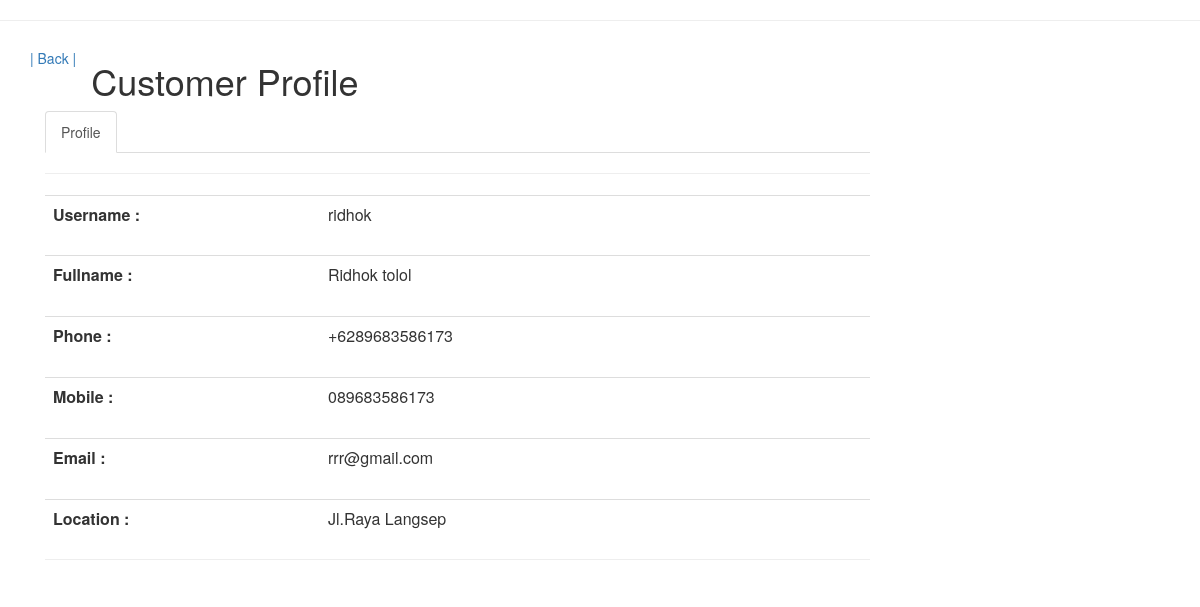
Page /profilpemesan.php?nama=rrr@gmail.com on the committed database.
### tables this page shows
CREATE TABLE `profil` (
  `username` varchar(50) NOT NULL,
  `fullname` varchar(100) NOT NULL,
  `telepon` varchar(20) NOT NULL,
  `mobile` varchar(20) NOT NULL,
  `email` varchar(50) NOT NULL,
  `alamat` text NOT NULL
);

### profilpemesan.php (the view, shortened to what this page needs)
<?php
$acc = $_GET['nama'];
?>
<link href="//maxcdn.bootstrapcdn.com/bootstrap/4.0.0/css/bootstrap.min.css" rel="stylesheet" id="bootstrap-css">
<head>
    <link rel="stylesheet" href="https://maxcdn.bootstrapcdn.com/bootstrap/3.3.7/css/bootstrap.min.css">
</head>
<hr>
<div class="container bootstrap snippet">
    <div class="row">
        <h5><a href="jobmu.php">| Back |</a></h5>
        <div class="col-sm-10">
            <h1>Customer Profile</h1>
        </div>
    </div>
    <div class="row">
        <div class="col-sm-9">
            <ul class="nav nav-tabs">
                <li class="active"><a href="profilpenerima.php">Profile</a></li>
            </ul>
            <div class="tab-content">
                <div class="tab-pane active" id="home">
                    <hr>
                    <?php include('koneksi.php');
                    $data = $koneksi->query("SELECT * FROM profil WHERE email='$acc'");
                    $d = $data->fetch_assoc();
                    ?>
                    <table class="table">
                        <div class="form-group">
                            <div class="col-xs-6">
                                <th>Username :</th>
                                <td class="col-sm-8"><?php echo $d["username"]; ?></td>
                            </div>
                        </div>
                    </table>
                    <table class="table">
                        <div class="form-group">
                            <div class="col-xs-6">
                                <th>Fullname :</th>
                                <td class="col-sm-8"><?php echo $d["fullname"]; ?></td>
                            </div>
                        </div>
                    </table>
                    <table class="table">
                        <div class="form-group">
                            <div class="col-xs-6">
                                <th>Phone :</th>
                                <td class="col-sm-8"><?php echo $d["telepon"]; ?></td>
                            </div>
                        </div>
                    </table>
                    <table class="table">
                        <div class="form-group">
                            <div class="col-xs-6">
                                <th>Mobile :</th>
                                <td class="col-sm-8"><?php echo $d["mobile"]; ?></td>
                            </div>
                        </div>
                    </table>
                    <table class="table">
                        <div class="form-group">
                            <div class="col-xs-6">
                                <th>Email :</th>
                                <td class="col-sm-8"><?php echo $acc; ?></td>
                            </div>
                        </div>
                    </table>
                    <table class="table">
                        <div class="form-group">
                            <div class="col-xs-6">
                                <th>Location :</th>
                                <td class="col-sm-8"><?php echo $d["alamat"]; ?></td>
                            </div>
                        </div>
                    </table>
                </div>
                <hr>
            </div>
        </div>
    </div>
</div>

### rows in the picture
profil: username "ridhok", fullname "Ridhok tolol", telepon "+6289683586173", mobile "089683586173", alamat "Jl.Raya Langsep"

### other values in the picture
$acc "rrr@gmail.com"
